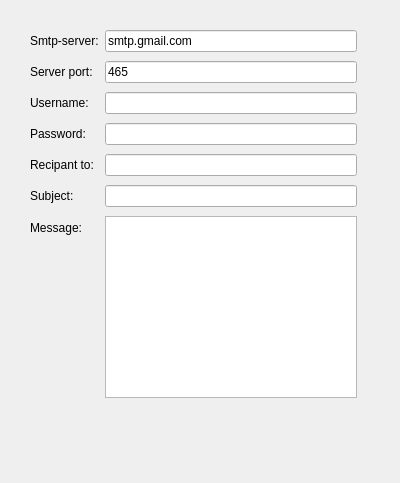
<?xml version="1.0" encoding="UTF-8"?>
<ui version="4.0">
 <class>Mail</class>
 <widget class="QDialog" name="Mail">
  <property name="geometry">
   <rect>
    <x>0</x>
    <y>0</y>
    <width>400</width>
    <height>483</height>
   </rect>
  </property>
  <property name="windowTitle">
   <string>Dialog</string>
  </property>
  <widget class="QWidget" name="layoutWidget">
   <property name="geometry">
    <rect>
     <x>110</x>
     <y>410</y>
     <width>204</width>
     <height>25</height>
    </rect>
   </property>
   <layout class="QHBoxLayout" name="horizontalLayout">
    <item>
     <spacer name="horizontalSpacer">
      <property name="orientation">
       <enum>Qt::Horizontal</enum>
      </property>
      <property name="sizeHint" stdset="0">
       <size>
        <width>40</width>
        <height>20</height>
       </size>
      </property>
     </spacer>
    </item>
    <item>
     <widget class="QPushButton" name="sendBtn">
      <property name="styleSheet">
       <string notr="true">border:none;</string>
      </property>
      <property name="text">
       <string/>
      </property>
      <property name="icon">
       <iconset resource="image.qrc">
        <normaloff>:/image/image/logo.png</normaloff>:/image/image/logo.png</iconset>
      </property>
     </widget>
    </item>
    <item>
     <widget class="QPushButton" name="exitBtn">
      <property name="styleSheet">
       <string notr="true">border:none;</string>
      </property>
      <property name="text">
       <string/>
      </property>
      <property name="icon">
       <iconset resource="image.qrc">
        <normaloff>:/image/image/error-803716_960_720.png</normaloff>:/image/image/error-803716_960_720.png</iconset>
      </property>
     </widget>
    </item>
   </layout>
  </widget>
  <widget class="QWidget" name="layoutWidget_2">
   <property name="geometry">
    <rect>
     <x>30</x>
     <y>30</y>
     <width>327</width>
     <height>368</height>
    </rect>
   </property>
   <layout class="QFormLayout" name="formLayout">
    <property name="fieldGrowthPolicy">
     <enum>QFormLayout::ExpandingFieldsGrow</enum>
    </property>
    <property name="rowWrapPolicy">
     <enum>QFormLayout::WrapLongRows</enum>
    </property>
    <property name="verticalSpacing">
     <number>9</number>
    </property>
    <item row="0" column="1">
     <widget class="QLineEdit" name="server">
      <property name="text">
       <string>smtp.gmail.com</string>
      </property>
     </widget>
    </item>
    <item row="2" column="0">
     <widget class="QLabel" name="label_2">
      <property name="text">
       <string>Server port:</string>
      </property>
     </widget>
    </item>
    <item row="2" column="1">
     <widget class="QLineEdit" name="port">
      <property name="text">
       <string>465</string>
      </property>
     </widget>
    </item>
    <item row="3" column="0">
     <widget class="QLabel" name="label_3">
      <property name="text">
       <string>Username:</string>
      </property>
     </widget>
    </item>
    <item row="3" column="1">
     <widget class="QLineEdit" name="uname"/>
    </item>
    <item row="4" column="0">
     <widget class="QLabel" name="label_4">
      <property name="text">
       <string>Password:</string>
      </property>
     </widget>
    </item>
    <item row="4" column="1">
     <widget class="QLineEdit" name="paswd">
      <property name="inputMask">
       <string/>
      </property>
      <property name="echoMode">
       <enum>QLineEdit::Password</enum>
      </property>
     </widget>
    </item>
    <item row="5" column="0">
     <widget class="QLabel" name="label_5">
      <property name="text">
       <string>Recipant to:</string>
      </property>
     </widget>
    </item>
    <item row="5" column="1">
     <widget class="QLineEdit" name="rcpt"/>
    </item>
    <item row="6" column="0">
     <widget class="QLabel" name="label_6">
      <property name="text">
       <string>Subject:</string>
      </property>
     </widget>
    </item>
    <item row="6" column="1">
     <widget class="QLineEdit" name="subject"/>
    </item>
    <item row="7" column="0">
     <widget class="QLabel" name="label_7">
      <property name="text">
       <string>Message:</string>
      </property>
     </widget>
    </item>
    <item row="7" column="1">
     <widget class="QPlainTextEdit" name="msg"/>
    </item>
    <item row="0" column="0">
     <widget class="QLabel" name="label">
      <property name="text">
       <string>Smtp-server:</string>
      </property>
     </widget>
    </item>
   </layout>
  </widget>
 </widget>
 <resources>
  <include location="image.qrc"/>
 </resources>
 <connections/>
</ui>
